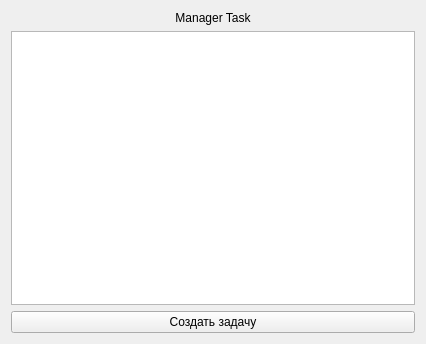
<?xml version="1.0" encoding="UTF-8"?>
<ui version="4.0">
 <class>ManagerTask</class>
 <widget class="QWidget" name="ManagerTask">
  <property name="geometry">
   <rect>
    <x>0</x>
    <y>0</y>
    <width>426</width>
    <height>344</height>
   </rect>
  </property>
  <property name="sizePolicy">
   <sizepolicy hsizetype="MinimumExpanding" vsizetype="MinimumExpanding">
    <horstretch>0</horstretch>
    <verstretch>0</verstretch>
   </sizepolicy>
  </property>
  <property name="minimumSize">
   <size>
    <width>400</width>
    <height>300</height>
   </size>
  </property>
  <property name="font">
   <font>
    <family>Segoe UI</family>
   </font>
  </property>
  <property name="windowTitle">
   <string>ManagerTask</string>
  </property>
  <layout class="QVBoxLayout" name="verticalLayout">
   <item>
    <widget class="QLabel" name="label">
     <property name="text">
      <string>Manager Task</string>
     </property>
     <property name="alignment">
      <set>Qt::AlignmentFlag::AlignCenter</set>
     </property>
    </widget>
   </item>
   <item>
    <layout class="QHBoxLayout" name="horizontalLayout_2">
     <item>
      <widget class="QListView" name="listView"/>
     </item>
    </layout>
   </item>
   <item>
    <widget class="QPushButton" name="btnCreateTask">
     <property name="text">
      <string>Создать задачу</string>
     </property>
    </widget>
   </item>
  </layout>
 </widget>
 <resources/>
 <connections/>
</ui>
